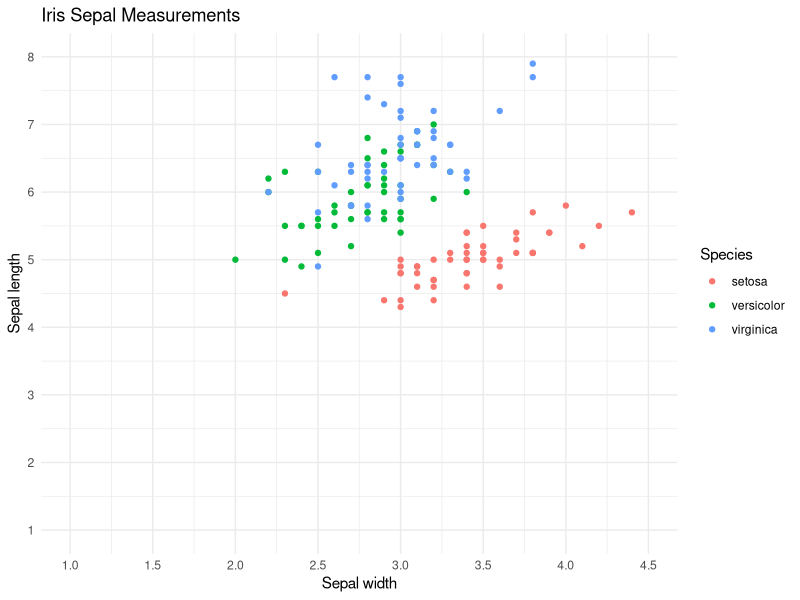

Source code (R):
## ---- chunk 1
#|label: setup
library(tidyverse)
## ---- chunk 2
ggplot(iris, aes(x = Sepal.Width, y = Sepal.Length, color = Species)) +
  geom_point() +
  scale_x_continuous(limits = c(1, 4.5), breaks = seq(1, 4.5, by = 0.5)) +
  scale_y_continuous(limits = c(1, 8), breaks = 1:8) +
  labs(
    title = "Iris Sepal Measurements",
    x = "Sepal width",
    y = "Sepal length",
    color = "Species"
  ) +
  theme_minimal()
